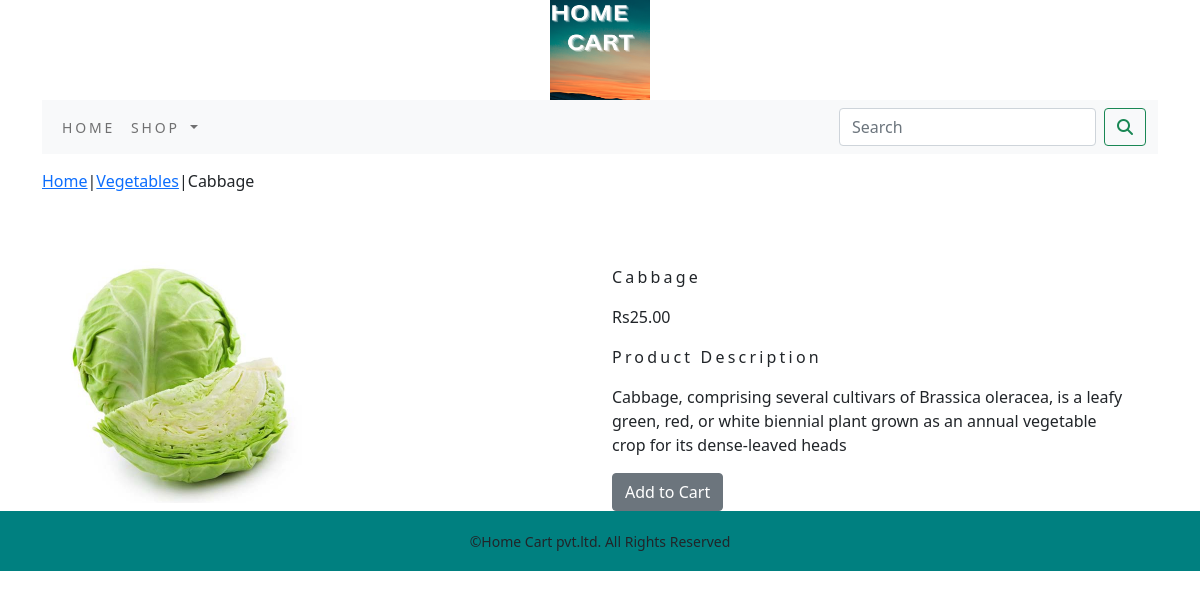
The app's page /shop/vegetables/cabbage/ with its own data.
### Shopping/models.py (models this page shows, shortened)
class Products(models.Model):
    name=models.CharField(max_length=250,unique=True)
    slug=models.SlugField(max_length=250,unique=True)
    description=models.CharField(max_length=250,unique=True)
    price=models.DecimalField(max_digits=10,decimal_places=2)
    category=models.ForeignKey(Category,on_delete=models.CASCADE)
    image=models.ImageField(upload_to='product')
    stock=models.IntegerField()
    available=models.BooleanField(default=True)
    created=models.DateTimeField(auto_now_add=True)
    updated=models.DateTimeField(auto_now=True)
    class Meta:
        ordering = ('name',)
        verbose_name = 'product'
        verbose_name_plural = 'products'

class Category(models.Model):
    name=models.CharField(max_length=250,unique=True)
    slug=models.SlugField(max_length=250,unique=True)
    description=models.TextField(blank=True)
    image=models.ImageField(upload_to='category',blank=True)
    class Meta:
        ordering=('name',)
        verbose_name='category'
        verbose_name_plural='categories'
    def get_url(self):
        return reverse('Shopping:products_by_category', args=[self.slug])
    def __str__(self):
        return '{}'.format(self.name)

### Shopping/views.py (the view)
# urls.py: path('<slug:c_slug>/<slug:product_slug>/',views.proDetail,name='proDetail'),
def proDetail(request,c_slug,product_slug):
    try:
        product=Products.objects.get(category__slug=c_slug,slug=product_slug)
    except Exception as e:
        raise e
    return render(request,'product.html',{'product':product})

### Shopping/context_processors.py (called while the page is built)
def menu_links(request):
    links=Category.objects.all()
    return dict(links=links)

### cart/context_processors.py (called while the page is built)
def counter(request):
    item_count=0
    if 'admin' in request.path:
        return {}
    else:
        try:
            cart=Cart.objects.filter(cart_id=_cart_id(request))
            cart_items=CartItem.objects.all().filter(cart=cart[:1])
            for cart_item in cart_items:
                item_count += cart_item.quantity
        except Cart.DoesNotExist:
            item_count=0
    return dict(item_count=item_count)

### cart/views.py (called while the page is built)
def _cart_id(request):
    cart=request.session.session_key
    if not cart:
        cart=request.session.create()
    return cart

### templates/product.html (shortened to what this page needs)
{% extends 'base.html' %}
{% load static %}
{% block content %}
<div class="row my_prod_row_class">
    <div class="mx_auto">
        <p><a href="{% url 'Shopping:AllProdCat' %}">Home</a>|<a href="{{product.category.get_url}}">{{product.category}}</a>|{{product.name}} </p>
    </div>
</div>
<div class="container">
<br>
<div class="row">
    <div class="col-12 col-sm-12 col-md-12 col-lg-6 text center">
        <div style="min-width:18rem">
            <img src="{{product.image.url}}" alt="{{product.name}}" height="250px" width="250px">
        </div>
    </div>
    <div class="col-12 col-sm-12 col-md-12 col-lg-6">
    <h1 class="my_prod_title">{{product.name}}</h1>
    <p>Rs{{product.price}}</p>
    <p class="my_title">Product Description</p>
    <p class="text-justify my_prod_text">{{product.description}}</p>
    {% if product.stock <= 0 %}
    <p class="text-justify my_prod_text"><b>Out of Stock</b></p>
    {% else %}
    <a class="btn btn-secondary" href="{% url 'cart:add_cart' product.id %}">Add to Cart</a>
    {% endif %}
</div>
</div>
</div>
{% endblock %}

### static/css/custom.css (style rules this page uses)
body { font-family: 'Roboto', sans-serif; }
.my_title { font-size:16px; text_transform:uppercase; letter-spacing:.2em; }
.my_prod_row_class { padding-top:15px; padding-bottom:20px; }
.my_prod_title { font-size:16px; text_transform:uppercase; letter-spacing:.2em; padding-top:15px; padding-bottom:10px; }
.my_prod_text { padding-right:20px; }

### records on screen
Products: category "Vegetables", name "Cabbage", image (picture), price "25.00", description "Cabbage, comprising several cultivars of Brassica oleracea, is a leafy green, red, or white biennial plant grown as an annual vegetable crop for its dense-leaved heads"
